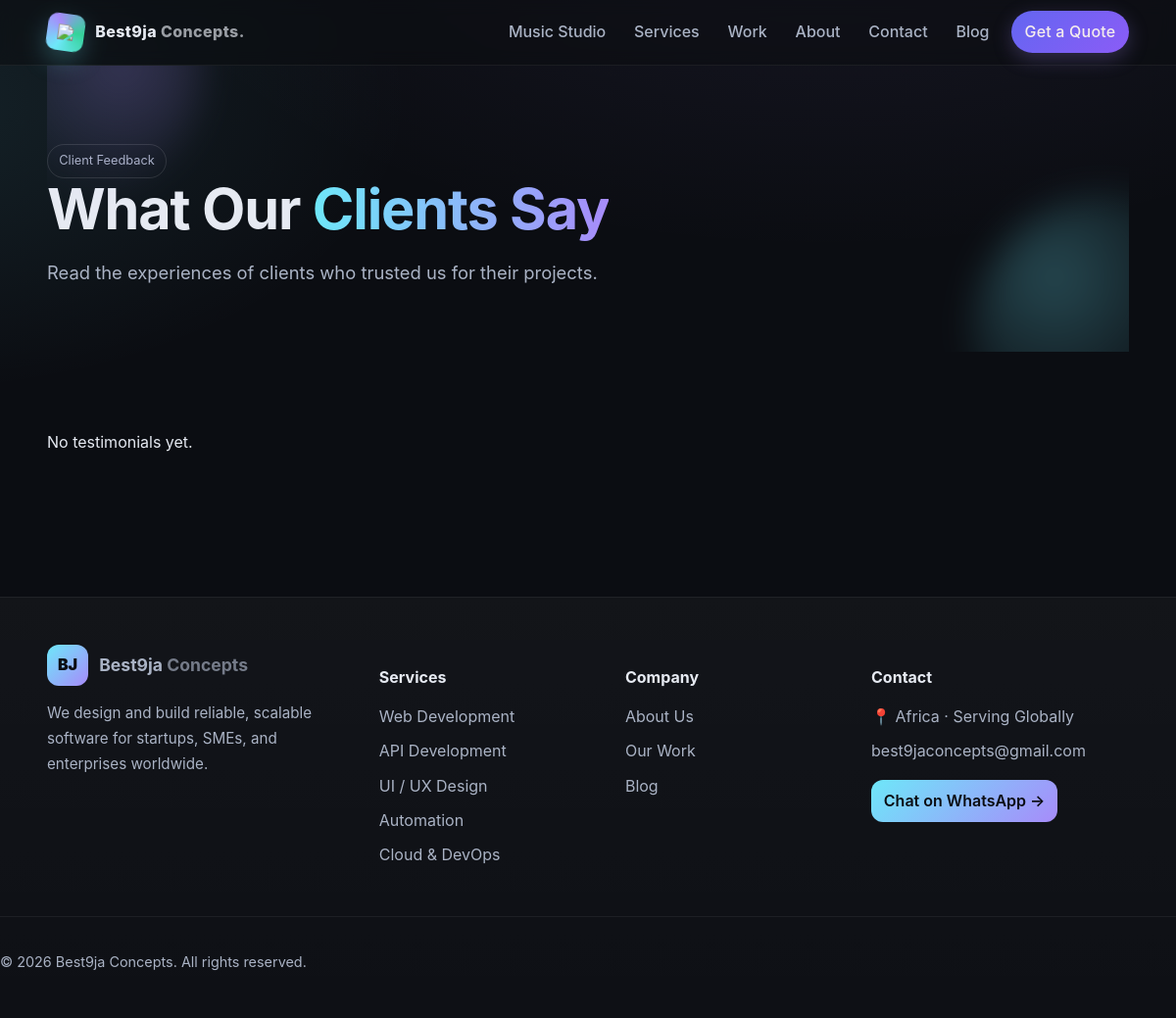
/testimonials/, run on an earlier commit of the app's database.
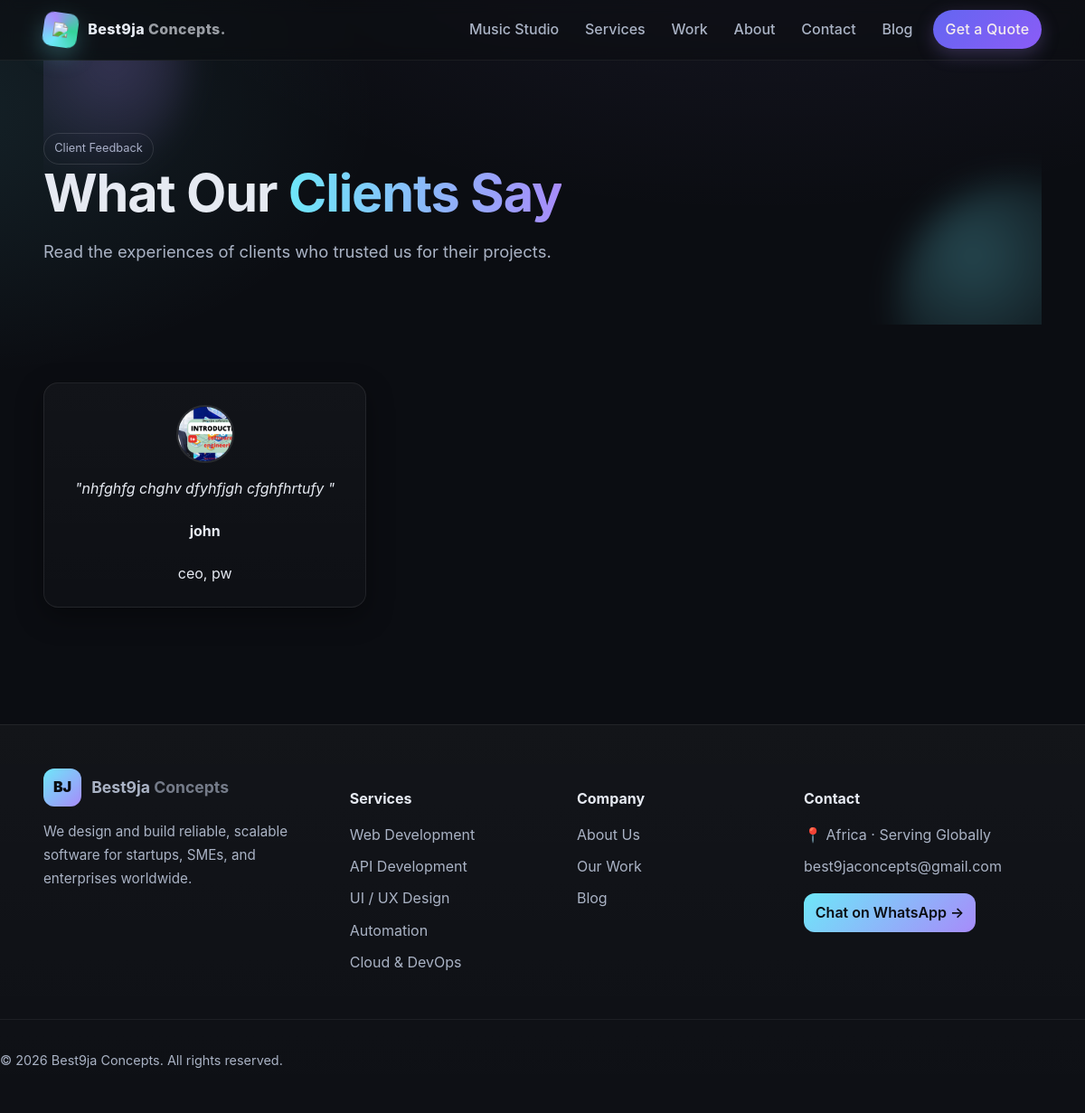
And on a later commit of the database.
### portfolio/models.py (models this page shows, shortened)
class Testimonial(models.Model):
    name = models.CharField(max_length=100)
    position = models.CharField(max_length=100)
    company = models.CharField(max_length=100)
    message = models.TextField()
    image = models.ImageField(upload_to="testimonials/", blank=True, null=True)
    created_at = models.DateTimeField(auto_now_add=True)

### portfolio/views.py (the view)
# urls.py: path("testimonials/", views.testimonial_list_view, name="testimonial_list"),
def testimonial_list_view(request):
    testimonials = Testimonial.objects.all().order_by("-created_at")
    return render(request, "testimonials/testimonial_list.html", {"testimonials": testimonials})

### templates/testimonials/testimonial_list.html (shortened to what this page needs)
{% extends "base.html" %}
{% load static %}
{% block content %}
<section class="hero container">
  <div class="orb"></div>
  <div class="orb orb-2"></div>
  <div class="wrap">
    <div>
      <span class="tag">Client Feedback</span>
      <h1>What Our <span class="grad">Clients Say</span></h1>
      <p>Read the experiences of clients who trusted us for their projects.</p>
    </div>
  </div>
</section>
<section class="section">
  <div class="container">
    <div class="grid grid-3">
      {% for testimonial in testimonials %}
      <div class="card reveal testimonial">
        {% if testimonial.image %}
        <div class="client-img">
          <img src="{{ testimonial.image.url }}" alt="{{ testimonial.name }}">
        </div>
        {% endif %}
        <p>"{{ testimonial.message }}"</p>
        <h4>{{ testimonial.name }}</h4>
        <span>{{ testimonial.position }}, {{ testimonial.company }}</span>
      </div>
      {% empty %}
      <p>No testimonials yet.</p>
      {% endfor %}
    </div>
  </div>
</section>
{% endblock %}

### templates/base.html (shortened to what this page needs)
{% load static %}
<!DOCTYPE html>
<html lang="en">
<head>
  <link rel="stylesheet" href="{% static 'css/style.css' %}">
</head>
<body>
<header class="header">
  <div class="container nav">
    <a href="{% url 'home' %}" class="brand">
      <span class="logo"><img src="https://best9ja.com.ng/media/images/best9ja.jpg"></span>
      <span>Best9ja <span style="opacity:.65">Concepts.</span></span>
    </a>
    <nav class="nav-links">
	  <a href="{% url 'music_index' %}">Music Studio</a>
      <a href="{% url 'services_list' %}">Services</a>
      <a href="{% url 'work' %}">Work</a>
      <a href="{% url 'about' %}">About</a>
      <a href="{% url 'contact' %}">Contact</a>
      <a href="{% url 'blog' %}">Blog</a>
      <a href="{% url 'contact' %}" class="btn small" style="color: rgb(245, 237, 237);">Get a Quote</a>
    </nav>
  </div>
</header>
<main>
  {% block content %}{% endblock %}
</main>
<footer class="site-footer">
  <div class="container footer-grid">
    <div class="footer-col">
      <div class="footer-brand">
        <span class="logo">BJ</span>
        <h3>Best9ja <span>Concepts</span></h3>
      </div>
      <p>
        We design and build reliable, scalable software for startups,
        SMEs, and enterprises worldwide.
      </p>
    </div>
    <div class="footer-col">
      <h4>Services</h4>
      <ul>
        <li>Web Development</li>
        <li>API Development</li>
        <li>UI / UX Design</li>
        <li>Automation</li>
        <li>Cloud & DevOps</li>
      </ul>
    </div>
    <div class="footer-col">
      <h4>Company</h4>
      <ul>
        <li><a href="{% url 'about' %}">About Us</a></li>
        <li><a href="{% url 'work' %}">Our Work</a></li>
        <li><a href="{% url 'blog' %}">Blog</a></li>
      </ul>
    </div>
    <div class="footer-col">
      <h4>Contact</h4>
      <ul class="footer-contact">
        <li>📍 Africa · Serving Globally</li>
        <li>
          <a href="mailto:hello@best9ja.com.ng">
            best9jaconcepts@gmail.com
          </a>
        </li>
        <li>
          <a href="https://wa.me/2347041696102" class="footer-btn">
            Chat on WhatsApp →
          </a>
        </li>
      </ul>
    </div>
  </div>
  <div class="footer-bottom">
    <p>© <span id="year"></span> Best9ja Concepts. All rights reserved.</p>
  </div>
</footer>
</body>
</html>

What changed in the data, as far as the page shows it:
added Testimonial: image (picture), message "nhfghfg chghv dfyhfjgh cfghfhrtufy", name "john", position "ceo", company "pw"
Also different on the page:
text no longer shown: "No testimonials yet."
